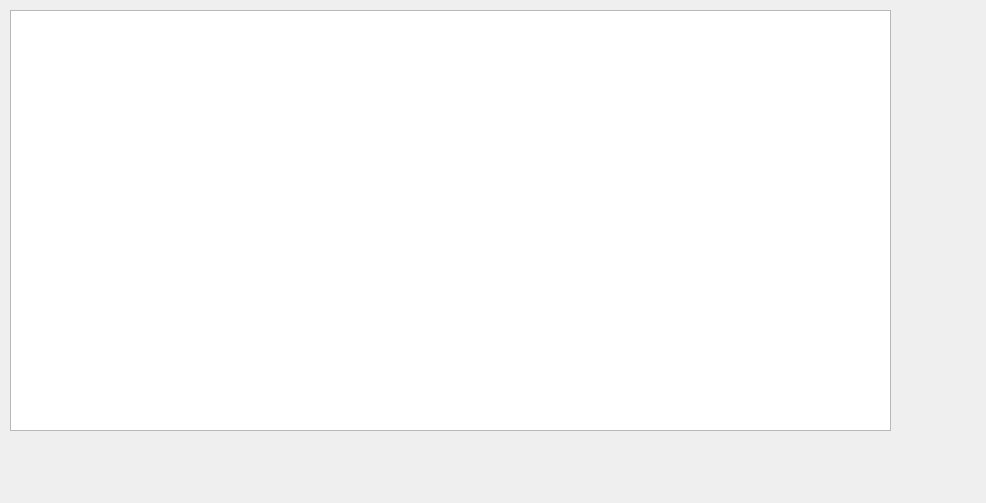
<?xml version="1.0" encoding="UTF-8"?>
<ui version="4.0">
 <class>Form</class>
 <widget class="QWidget" name="Form">
  <property name="geometry">
   <rect>
    <x>0</x>
    <y>0</y>
    <width>986</width>
    <height>503</height>
   </rect>
  </property>
  <property name="windowTitle">
   <string>Form</string>
  </property>
  <widget class="QWidget" name="horizontalLayoutWidget">
   <property name="geometry">
    <rect>
     <x>10</x>
     <y>10</y>
     <width>881</width>
     <height>421</height>
    </rect>
   </property>
   <layout class="QHBoxLayout" name="horizontalLayout">
    <item>
     <widget class="QListView" name="lista_iscritti"/>
    </item>
   </layout>
  </widget>
 </widget>
 <resources/>
 <connections/>
</ui>
